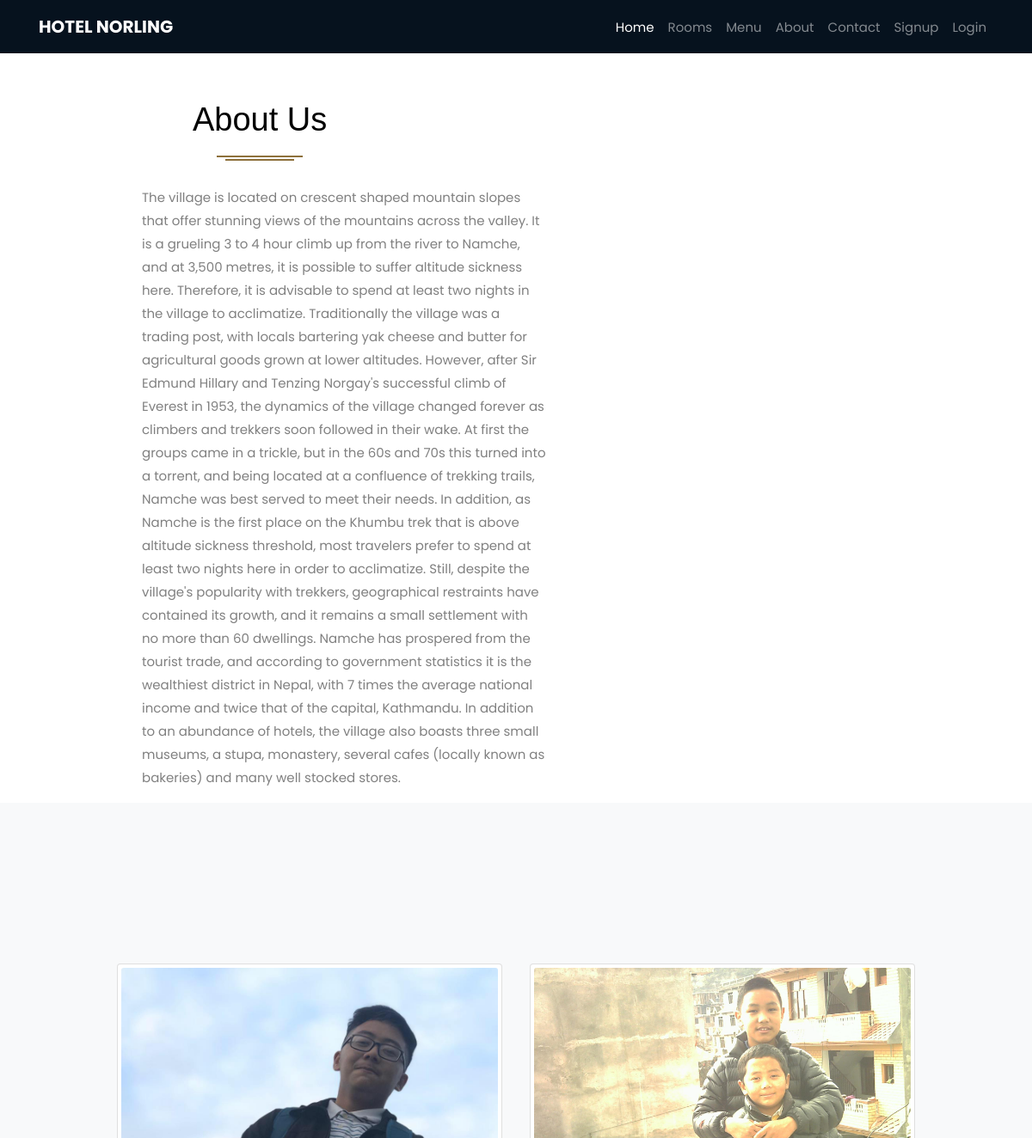
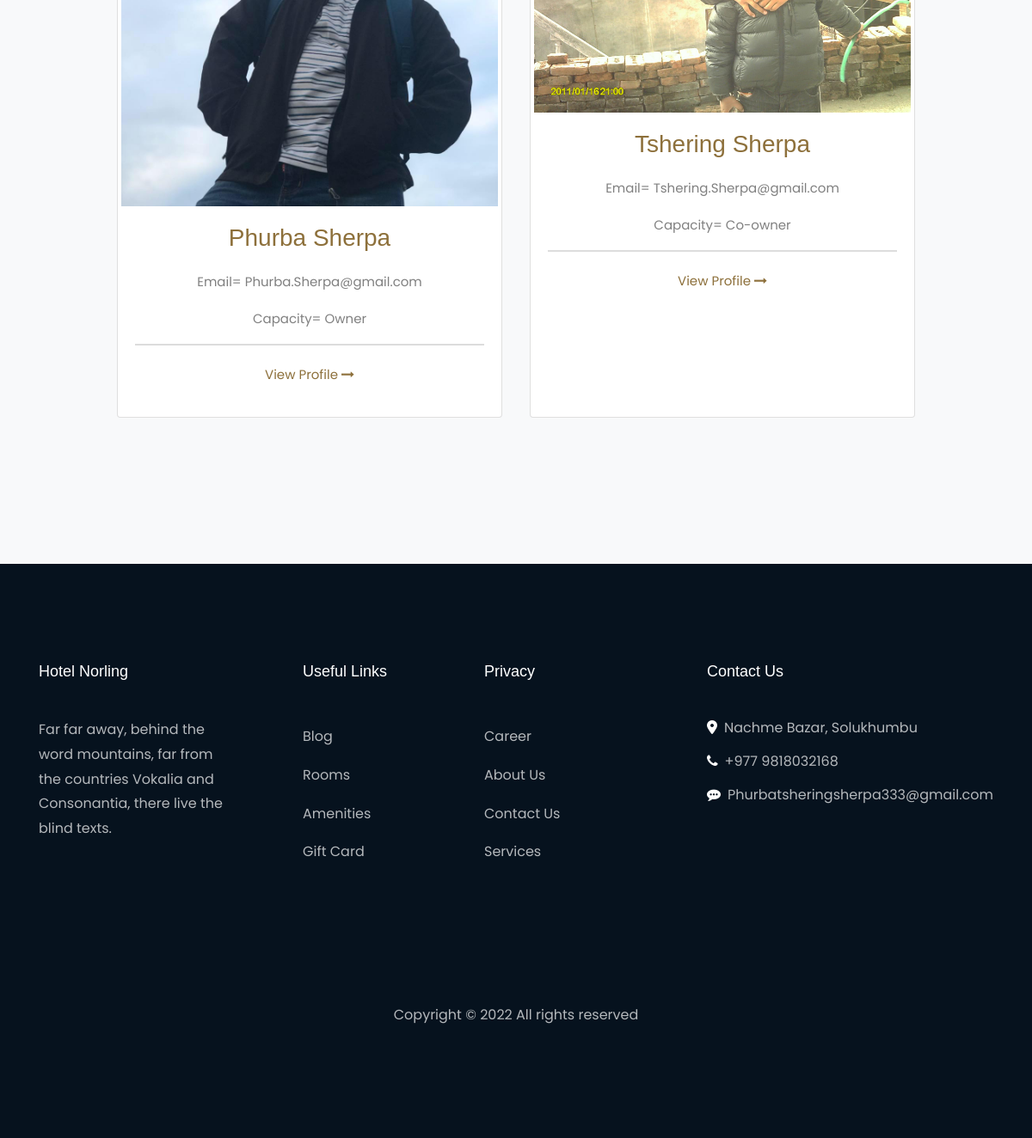
/about, run on the app's committed database (2 pictures, top to bottom).
### namche/models.py (models this page shows, shortened)
class Team(models.Model):
    name=models.CharField(max_length=100,null=True,blank=True)
    email=models.EmailField()
    position=models.CharField(max_length=100,null=True,blank=True)
    image=models.ImageField(null=True,blank=True)
    @property
    def imageURL(self):
        try:
            url = self.image.url
        except:
            url = ''
        return url

### namche/views.py (the view)
# urls.py: path('about',views.about,name="about"),
def about(request):
    team=Team.objects.all()
    context={
        'team':team
    }
    return render(request,'hotel/about.html',context)

### templates/hotel/about.html (shortened to what this page needs)
{%extends 'template.html'%}
{%load static%}
{%block content%}
<div class="containerss mt-5">
  <div class="item col-md-5">
    <div class="col-md-7 mb-5 heading-section text-center ftco-animate">
      <h2 class="mb-4">About Us</h2>
    </div>
    <p>The village is located on crescent shaped mountain slopes that offer stunning views of the mountains across the
      valley. It is a grueling 3 to 4 hour climb up from the river to Namche, and at 3,500 metres, it is possible to
      suffer altitude sickness here. Therefore, it is advisable to spend at least two nights in the village to
      acclimatize.
      Traditionally the village was a trading post, with locals bartering yak cheese and butter for agricultural goods
      grown at lower altitudes. However, after Sir Edmund Hillary and Tenzing Norgay's successful climb of Everest in
      1953, the dynamics of the village changed forever as climbers and trekkers soon followed in their wake. At first
      the groups came in a trickle, but in the 60s and 70s this turned into a torrent, and being located at a confluence
      of trekking trails, Namche was best served to meet their needs. In addition, as Namche is the first place on the
      Khumbu trek that is above altitude sickness threshold, most travelers prefer to spend at least two nights here in
      order to acclimatize. Still, despite the village's popularity with trekkers, geographical restraints have
      contained its growth, and it remains a small settlement with no more than 60 dwellings.
      Namche has prospered from the tourist trade, and according to government statistics it is the wealthiest district
      in Nepal, with 7 times the average national income and twice that of the capital, Kathmandu. In addition to an
      abundance of hotels, the village also boasts three small museums, a stupa, monastery, several cafes (locally known
      as bakeries) and many well stocked stores.
  </div>
  <div class="item col-md-4"  id="map"></div>
</div>
</div>
<div class="containerss">
  <section class="ftco-section bg-light">
    <div class="row justify-content-center mb-5 pb-3">
      <div style="display:flex; flex-wrap: wrap; justify-content:center ">
        {%for rooms in team%}
        <div class="card m-3 p-1" style="width: 28rem;">
          <img src="{{rooms.imageURL}}" class="card-img-top" alt="...">
          <div class="text p-3 text-center">
            <h3 class="mb-3"><a href="rooms.html">{{rooms.name}}</a></h3>
            <p><span class="price ">Email= {{rooms.email}}</span> </p>
            <span class="per">Capacity= {{rooms.position}}</span>
            <hr>
            <p class="pt-1"><a href="https://www.facebook.com/phurbasherpa333" class="btn-custom">View Profile <span
                  class="fa fa-long-arrow-right"></span></a></p>
          </div>
        </div>
        {%endfor%}
      </div>
  </section>
</div>
{%endblock content%}

### data on the page
Team: imageURL (picture), name "Phurba Sherpa", email "Phurba.Sherpa@gmail.com", position "Owner"
Team: imageURL (picture), name "Tshering Sherpa", email "Tshering.Sherpa@gmail.com", position "Co-owner"
